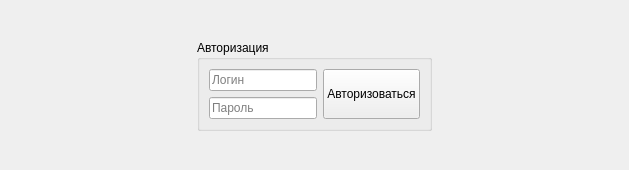
<?xml version="1.0" encoding="UTF-8"?>
<ui version="4.0">
 <class>LoginWindow</class>
 <widget class="QMainWindow" name="LoginWindow">
  <property name="geometry">
   <rect>
    <x>0</x>
    <y>0</y>
    <width>629</width>
    <height>170</height>
   </rect>
  </property>
  <property name="minimumSize">
   <size>
    <width>629</width>
    <height>170</height>
   </size>
  </property>
  <property name="maximumSize">
   <size>
    <width>629</width>
    <height>170</height>
   </size>
  </property>
  <property name="windowTitle">
   <string>LoginWindow</string>
  </property>
  <widget class="QWidget" name="centralwidget">
   <layout class="QGridLayout" name="gridLayout">
    <item row="0" column="1">
     <spacer name="verticalSpacer">
      <property name="orientation">
       <enum>Qt::Vertical</enum>
      </property>
      <property name="sizeHint" stdset="0">
       <size>
        <width>20</width>
        <height>26</height>
       </size>
      </property>
     </spacer>
    </item>
    <item row="1" column="0">
     <spacer name="horizontalSpacer">
      <property name="orientation">
       <enum>Qt::Horizontal</enum>
      </property>
      <property name="sizeHint" stdset="0">
       <size>
        <width>171</width>
        <height>20</height>
       </size>
      </property>
     </spacer>
    </item>
    <item row="1" column="1">
     <widget class="QGroupBox" name="groupBox">
      <property name="title">
       <string>Авторизация</string>
      </property>
      <layout class="QHBoxLayout" name="horizontalLayout">
       <item>
        <layout class="QVBoxLayout" name="verticalLayout">
         <item>
          <widget class="QLineEdit" name="login">
           <property name="sizePolicy">
            <sizepolicy hsizetype="Expanding" vsizetype="Minimum">
             <horstretch>0</horstretch>
             <verstretch>0</verstretch>
            </sizepolicy>
           </property>
           <property name="placeholderText">
            <string>Логин</string>
           </property>
          </widget>
         </item>
         <item>
          <widget class="QLineEdit" name="password">
           <property name="sizePolicy">
            <sizepolicy hsizetype="Expanding" vsizetype="Minimum">
             <horstretch>0</horstretch>
             <verstretch>0</verstretch>
            </sizepolicy>
           </property>
           <property name="echoMode">
            <enum>QLineEdit::Password</enum>
           </property>
           <property name="placeholderText">
            <string>Пароль</string>
           </property>
          </widget>
         </item>
        </layout>
       </item>
       <item>
        <widget class="QPushButton" name="auth">
         <property name="sizePolicy">
          <sizepolicy hsizetype="Minimum" vsizetype="Minimum">
           <horstretch>0</horstretch>
           <verstretch>0</verstretch>
          </sizepolicy>
         </property>
         <property name="text">
          <string>Авторизоваться</string>
         </property>
        </widget>
       </item>
      </layout>
     </widget>
    </item>
    <item row="1" column="2">
     <spacer name="horizontalSpacer_2">
      <property name="orientation">
       <enum>Qt::Horizontal</enum>
      </property>
      <property name="sizeHint" stdset="0">
       <size>
        <width>170</width>
        <height>20</height>
       </size>
      </property>
     </spacer>
    </item>
    <item row="2" column="1">
     <spacer name="verticalSpacer_2">
      <property name="orientation">
       <enum>Qt::Vertical</enum>
      </property>
      <property name="sizeHint" stdset="0">
       <size>
        <width>20</width>
        <height>27</height>
       </size>
      </property>
     </spacer>
    </item>
   </layout>
  </widget>
 </widget>
 <resources/>
 <connections>
  <connection>
   <sender>auth</sender>
   <signal>clicked()</signal>
   <receiver>LoginWindow</receiver>
   <slot>auth()</slot>
   <hints>
    <hint type="sourcelabel">
     <x>402</x>
     <y>91</y>
    </hint>
    <hint type="destinationlabel">
     <x>540</x>
     <y>76</y>
    </hint>
   </hints>
  </connection>
 </connections>
 <slots>
  <slot>auth()</slot>
 </slots>
</ui>
